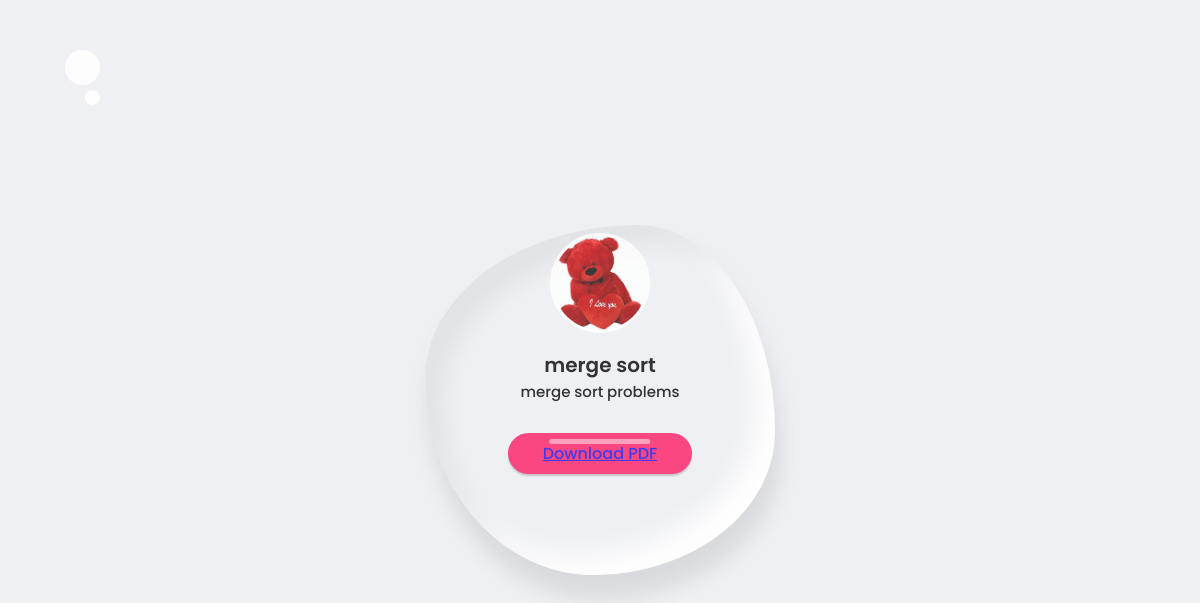
The app's page /post/2/ with its own data.
### notes/models.py (models this page shows, shortened)
class Post(models.Model):
    id = models.AutoField(primary_key=True)
    title = models.CharField(max_length=200,null=False)
    thumbnail=models.ImageField(upload_to='uploads/',null=True)
    pdf = models.FileField(upload_to="uploads/")
    desc = models.TextField()
    username = models.ForeignKey(Customer, on_delete=models.CASCADE)
    category = models.ForeignKey(Category, on_delete=models.CASCADE)
    objects = PostManager()

### notes/views.py (the view)
# urls.py: path('post/<int:pk>/', views.post_detail, name='post_detail'),
def post_detail(request, pk):
    post = get_object_or_404(Post, pk=pk)
    return render(request, 'notes/post_detail.html', {'post': post})

### notes/templates/notes/post_detail.html (shortened to what this page needs)
<!DOCTYPE html>
{%load static%}
<html lang="en">
<head>
    <link rel="stylesheet" href="https://cdn.jsdelivr.net/npm/swiper@9/swiper-bundle.min.css"/>
    <link href='https://unpkg.com/boxicons@2.1.4/css/boxicons.min.css' rel='stylesheet'>
</head>
<body>
    {% block content %}
                    <div class="card swiper-slide">
                        <div class="card-content">
                            <div class="image">
                                {% if post.pdf %}
                                 {% if post.thumbnail %}
                                <a href='{{ post.pdf.url}}'><img src="{{ post.thumbnail.url}}" alt=""></a>
                                {% endif %}
                                {% endif %}
                            </div>
                            <div class="name-profession">
                                <span class="name">{{ post.title}}</span>
                                <span class="profession">{{ post.desc}}</span>
                            </div>
                            <div>
                                {% if post.pdf %}
                                <button type="button" style="--clr:#ff0f5b"> <a href="{{ post.pdf.url }}" download>Download PDF</a></button>
                                {% endif %}
                            </div>
                        </div>
                    </div>
                    {% endblock %}
</body>
</html>

### notes/templates/notes/post_detail.html (style rules this page uses)
* { margin: 0; padding: 0; box-sizing: border-box; font-family: 'Poppins',sans-serif; }
body { display: flex; justify-content: center; align-items: center; min-height: 100vh; background: #eff0f4; }
.image img { width: 100px; height: 100px; object-fit: cover; border-radius: 50%; opacity: .8; border: 3px solid #fff; }
.card { width: 350px; height: 350px; background: transparent; box-shadow: inset 20px 20px 20px rgba(0,0,0,.05), 5px 25px 20px rgba(0,0,0,.05), 5px 20px 30px rgba(0,0,0,.05), inset -20px -20px 25px rgba(255,255,255,.9); border-radius: 61% 39% 52% 48% / 44% 59% 41% 56%; }
.card::before { content: ''; position: absolute; top:50px; left: 65px; width: 35px; height: 35px; background: #fff; border-radius: 50%; opacity:.9; }
.card::after { content: ''; position: absolute; top:90px; left: 85px; width: 15px; height: 15px; background: #fff; border-radius: 50%; opacity:.9; }
.card .card-content { position: relative; display: flex; align-items: center; flex-direction: column; padding: 8px; }
.card-content .name-profession { display: flex; align-items: center; flex-direction: column; margin-top: 10px; color: #333; }
.name-profession .name { font-size: 20px; font-weight: 600; }
.name-profession .profession { font-size: 15px; font-weight: 500; }
.card-content button { position: relative; padding: 8px 35px; background:var(--clr); border: none; outline: none; border-radius: 40px; box-shadow: 0 2px 2px rgba(0,0,0,.25); cursor: pointer; font-size: 16px; color: #fff; font-weight: 500; opacity: .75; margin-top: 30px; }
.card-content button::before { content: ''; position: absolute; top: 6px; left: 50%; transform: translateX(-50%); width:55%; height:5px; background:rgba(255,255,255,.5); border-radius:5px; }
button { position: relative; padding: 8px 35px; background:var(--clr); border: none; outline: none; border-radius: 40px; box-shadow: 0 2px 2px rgba(0,0,0,.25); cursor: pointer; font-size: 16px; color: #fff; font-weight: 500; opacity: .75; margin-top: 30px; }

### records on screen
Post: thumbnail (picture), title "merge sort", desc "merge sort problems"
